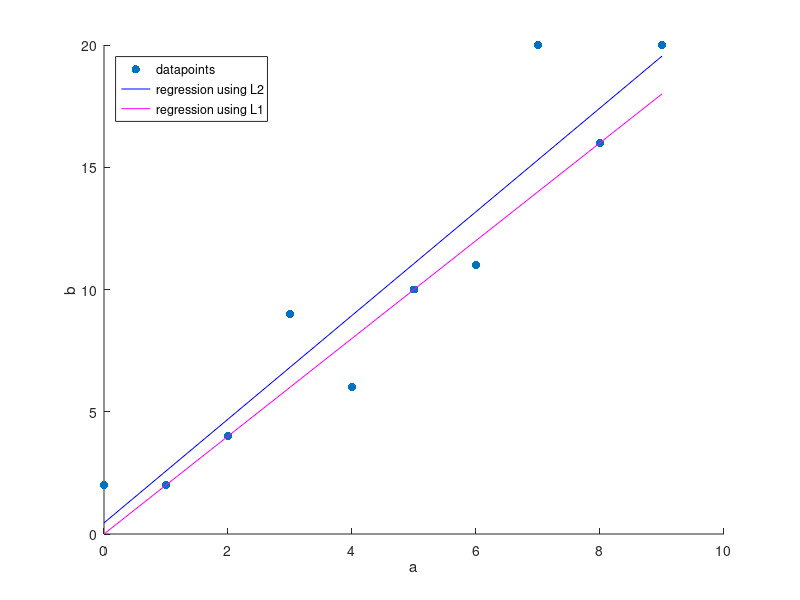

Reproduce this figure in MATLAB.
b = [2, 2, 4, 9, 6, 10, 11, 20, 16, 20];
a = [0: 9];
A = [0, 1; 1, 1; 2, 1; 3, 1; 4, 1; 5, 1; 6, 1; 7, 1; 8, 1; 9, 1];

x = (inv((A.')*A))*(A.')*(b.')

scatter(a, b, 'filled', 'r')
hold on

plot(a, A*x, 'b')
hold on

plot(a, A*[2; 0], 'm')

xlabel('a')
ylabel('b')
legend('datapoints', 'regression using L2', 'regression using L1',...
 'Location', 'northwest')
